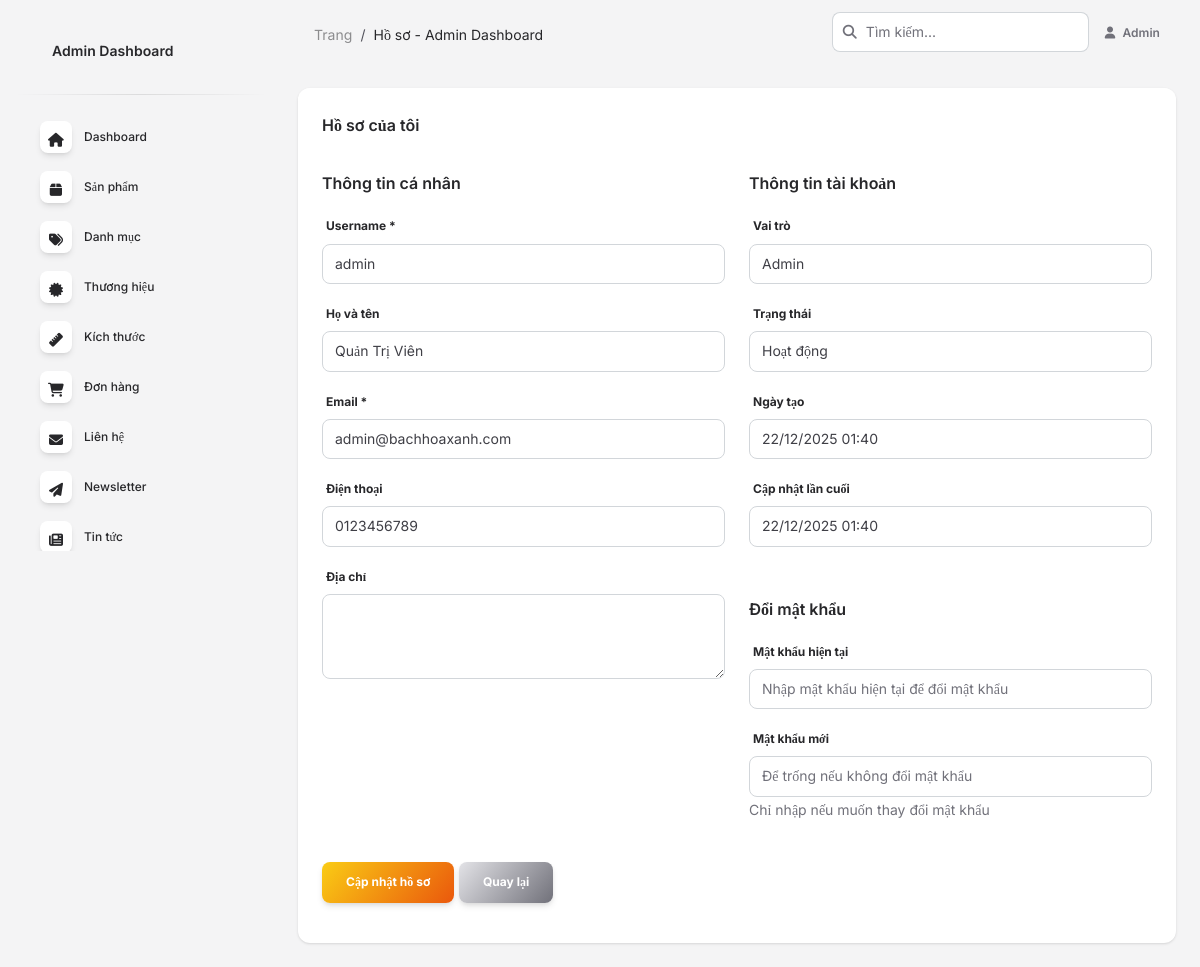
Screenshot of /admin/profile.php (signed in) with the database file from the repository.
### tables this page shows
CREATE TABLE `users` (
  `id` int(11) NOT NULL AUTO_INCREMENT,
  `username` varchar(50) NOT NULL,
  `email` varchar(100) NOT NULL,
  `password` varchar(255) NOT NULL,
  `full_name` varchar(100) DEFAULT NULL,
  `phone` varchar(20) DEFAULT NULL,
  `address` text DEFAULT NULL,
  `role` enum('admin','customer') NOT NULL DEFAULT 'customer',
  `status` tinyint(1) NOT NULL DEFAULT 1 COMMENT '1=active, 0=inactive',
  `created_at` timestamp NOT NULL DEFAULT CURRENT_TIMESTAMP,
  `updated_at` timestamp NOT NULL DEFAULT CURRENT_TIMESTAMP ON UPDATE CURRENT_TIMESTAMP,
  PRIMARY KEY (`id`),
  UNIQUE KEY `username` (`username`),
  UNIQUE KEY `email` (`email`),
  KEY `status` (`status`),
  KEY `role` (`role`)
);

### admin/profile.php (the view, shortened to what this page needs)
<?php
$conn = connectDB();
$user_id = $_SESSION['user_id'];
$user = null;
$sql = "SELECT * FROM users WHERE id = ?";
$stmt = $conn->prepare($sql);
$stmt->bind_param("i", $user_id);
$stmt->execute();
$result = $stmt->get_result();
if ($result && $result->num_rows > 0) {
    $user = $result->fetch_assoc();
}
?>
<!DOCTYPE html>
<html lang="vi">
<head>
  <link href="../assets/css/nucleo-icons.css" rel="stylesheet" />
  <link href="../assets/css/nucleo-svg.css" rel="stylesheet" />
  <link id="pagestyle" href="../assets/css/soft-ui-dashboard.css?v=1.1.0" rel="stylesheet" />
</head>
<body class="g-sidenav-show bg-gray-100">
  <?php $currentPage = 'profile'; include 'includes/sidebar.php'; ?>
  <main class="main-content position-relative max-height-vh-100 h-100 border-radius-lg">
    <?php include 'includes/navbar.php'; ?>
    <div class="container-fluid py-4">
      <div class="row">
        <div class="col-12">
          <div class="card">
            <div class="card-header pb-0">
              <h6>Hồ sơ của tôi</h6>
            </div>
            <div class="card-body">
              <form method="POST">
                <div class="row">
                  <div class="col-md-6">
                    <h6 class="mb-3">Thông tin cá nhân</h6>
                    <div class="mb-3">
                      <label class="form-label">Username *</label>
                      <input type="text" name="username" class="form-control"
                             value="<?= htmlspecialchars($user['username']) ?>" required>
                    </div>
                    <div class="mb-3">
                      <label class="form-label">Họ và tên</label>
                      <input type="text" name="full_name" class="form-control"
                             value="<?= htmlspecialchars($user['full_name'] ?? '') ?>">
                    </div>
                    <div class="mb-3">
                      <label class="form-label">Email *</label>
                      <input type="email" name="email" class="form-control"
                             value="<?= htmlspecialchars($user['email']) ?>" required>
                    </div>
                    <div class="mb-3">
                      <label class="form-label">Điện thoại</label>
                      <input type="tel" name="phone" class="form-control"
                             value="<?= htmlspecialchars($user['phone'] ?? '') ?>">
                    </div>
                    <div class="mb-3">
                      <label class="form-label">Địa chỉ</label>
                      <textarea name="address" class="form-control" rows="3"><?= htmlspecialchars($user['address'] ?? '') ?></textarea>
                    </div>
                  </div>
                  <div class="col-md-6">
                    <h6 class="mb-3">Thông tin tài khoản</h6>
                    <div class="mb-3">
                      <label class="form-label">Vai trò</label>
                      <input type="text" class="form-control"
                             value="<?= $user['role'] === 'admin' ? 'Admin' : 'Khách hàng' ?>" readonly>
                    </div>
                    <div class="mb-3">
                      <label class="form-label">Trạng thái</label>
                      <input type="text" class="form-control"
                             value="<?= $user['status'] == 1 ? 'Hoạt động' : 'Khóa' ?>" readonly>
                    </div>
                    <div class="mb-3">
                      <label class="form-label">Ngày tạo</label>
                      <input type="text" class="form-control"
                             value="<?= date('d/m/Y H:i', strtotime($user['created_at'])) ?>" readonly>
                    </div>
                    <div class="mb-3">
                      <label class="form-label">Cập nhật lần cuối</label>
                      <input type="text" class="form-control"
                             value="<?= date('d/m/Y H:i', strtotime($user['updated_at'])) ?>" readonly>
                    </div>
                    <hr class="my-4">
                    <h6 class="mb-3">Đổi mật khẩu</h6>
                    <div class="mb-3">
                      <label class="form-label">Mật khẩu hiện tại</label>
                      <input type="password" name="current_password" class="form-control"
                             placeholder="Nhập mật khẩu hiện tại để đổi mật khẩu">
                    </div>
                    <div class="mb-3">
                      <label class="form-label">Mật khẩu mới</label>
                      <input type="password" name="password" class="form-control"
                             placeholder="Để trống nếu không đổi mật khẩu">
                      <small class="text-muted">Chỉ nhập nếu muốn thay đổi mật khẩu</small>
                    </div>
                  </div>
                </div>
                <div class="mt-4">
                  <button type="submit" name="update_profile" class="btn bg-gradient-primary">Cập nhật hồ sơ</button>
                  <a href="index.php" class="btn bg-gradient-secondary">Quay lại</a>
                </div>
              </form>
            </div>
          </div>
        </div>
      </div>
    </div>
  </main>
</body>
</html>

### rows the page displays
users: username "admin", full_name "Quản Trị Viên", email "admin@bachhoaxanh.com", phone "0123456789", role "Admin", status "Hoạt động", created_at "22/12/2025 01:40", updated_at "22/12/2025 01:40"

### other values shown
$pageTitle "Hồ sơ - Admin Dashboard"
$_SESSION['user_name'] "Admin"
